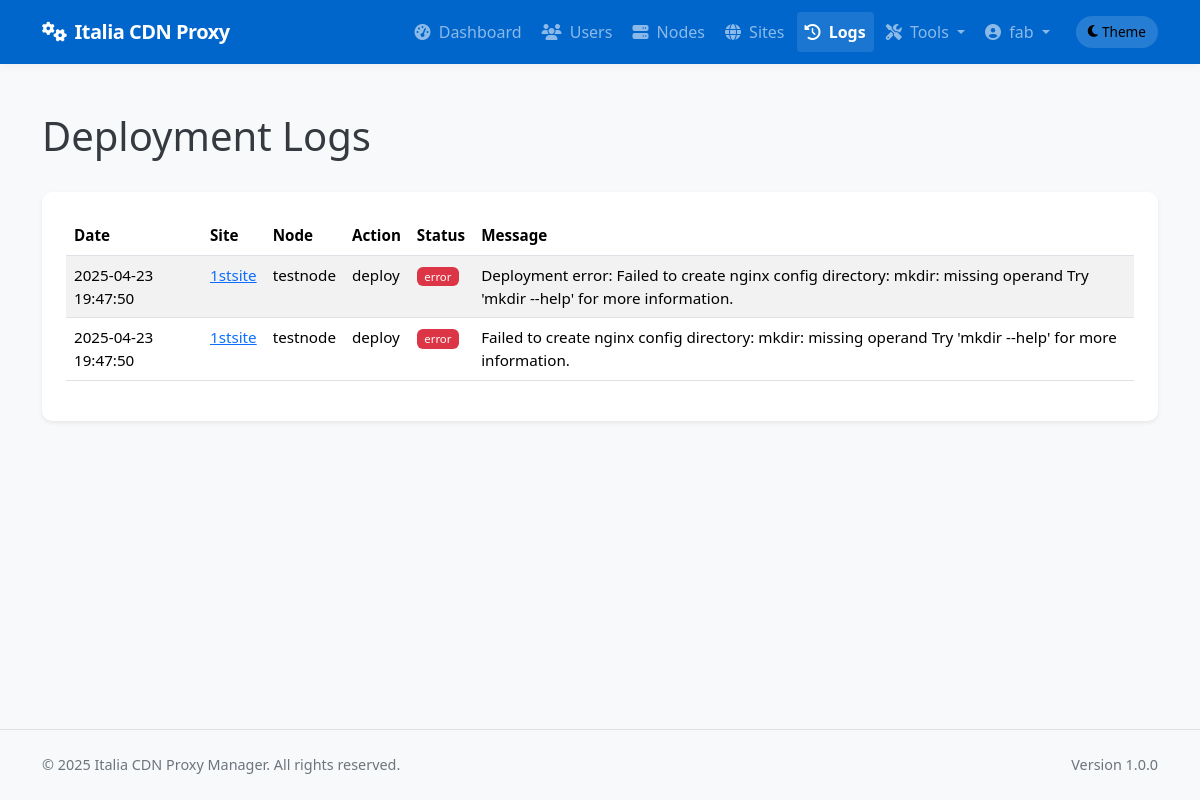
Before: /admin/logs (signed in) with the older database file.
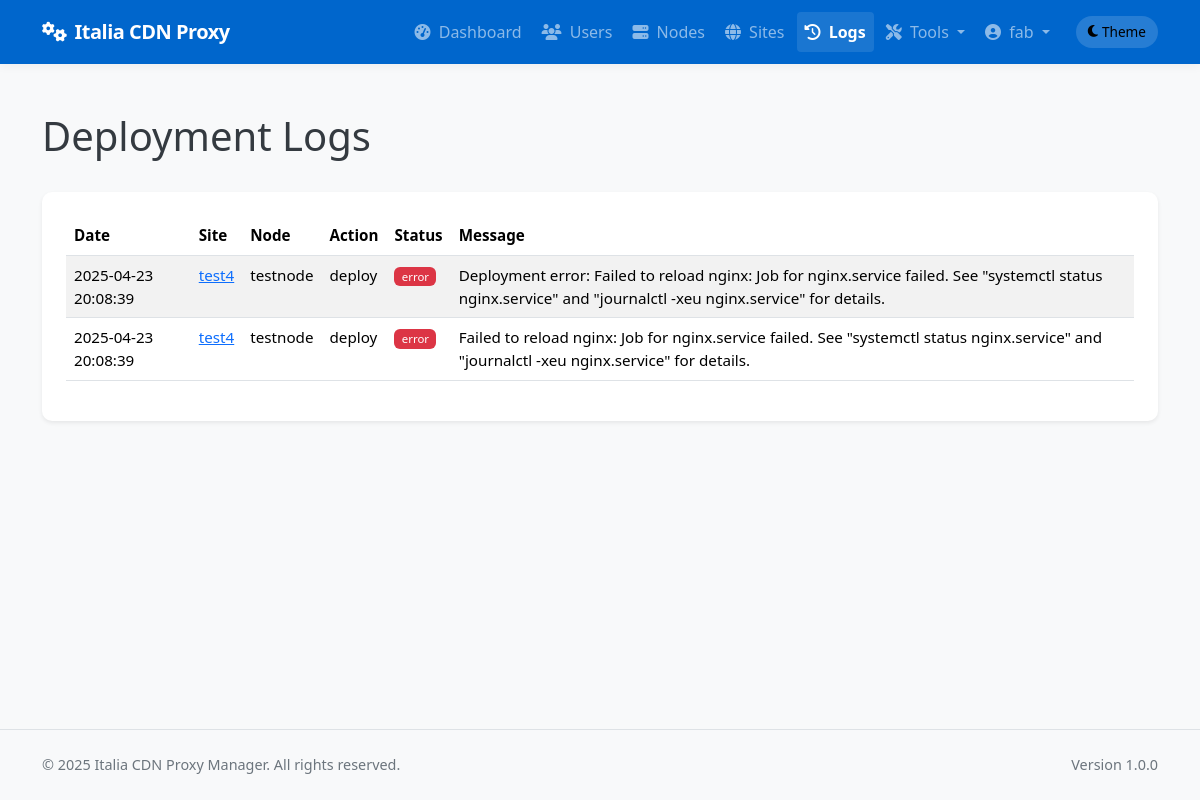
After: the same page with the newer database file.
### app/models/models.py (models this page shows, shortened)
class DeploymentLog(db.Model):
    __tablename__ = 'deployment_logs'
    id = db.Column(db.Integer, primary_key=True)
    site_id = db.Column(db.Integer, db.ForeignKey('sites.id'), nullable=False)
    node_id = db.Column(db.Integer, db.ForeignKey('nodes.id'), nullable=False)
    user_id = db.Column(db.Integer, db.ForeignKey('users.id'), nullable=True)  # Who performed the action
    action = db.Column(db.String(64), nullable=False)  # deploy, update, remove, ssl_renew, discovery, rollback
    status = db.Column(db.String(20), nullable=False)  # success, error
    message = db.Column(db.Text, nullable=True)
    created_at = db.Column(db.DateTime, default=datetime.utcnow)
    site = db.relationship('Site', backref=db.backref('deployment_logs', lazy='dynamic'))
    node = db.relationship('Node', backref=db.backref('deployment_logs', lazy='dynamic'))
    user = db.relationship('User', backref=db.backref('deployment_logs', lazy='dynamic'))

class Site(db.Model):
    __tablename__ = 'sites'
    id = db.Column(db.Integer, primary_key=True)
    name = db.Column(db.String(64), nullable=False)
    domain = db.Column(db.String(255), unique=True, nullable=False)
    protocol = db.Column(db.String(10), nullable=False, default='https')  # http or https
    origin_protocol = db.Column(db.String(10), nullable=False, default='http')  # http or https for origin
    origin_address = db.Column(db.String(255), nullable=False)  # Backend server address
    origin_port = db.Column(db.Integer, nullable=False)
    user_id = db.Column(db.Integer, db.ForeignKey('users.id'), nullable=True)  # Allow null for discovered sites
    is_active = db.Column(db.Boolean, default=True)
    is_blocked = db.Column(db.Boolean, default=False)
    is_discovered = db.Column(db.Boolean, default=False)  # Whether this site was discovered from node
    use_waf = db.Column(db.Boolean, default=False)
    waf_rule_level = db.Column(db.String(10), default='basic')  # basic, medium, strict
    waf_custom_rules = db.Column(db.Text, nullable=True)  # Custom WAF rules
    waf_max_request_size = db.Column(db.Integer, default=1)  # Max request size in MB
    waf_request_timeout = db.Column(db.Integer, default=60)  # Request timeout in seconds
    waf_block_tor_exit_nodes = db.Column(db.Boolean, default=False)  # Block Tor exit nodes
    waf_rate_limiting_enabled = db.Column(db.Boolean, default=False)  # Enable rate limiting
    waf_rate_limiting_requests = db.Column(db.Integer, default=100)  # Requests per minute
    waf_rate_limiting_burst = db.Column(db.Integer, default=200)  # Burst requests
    force_https = db.Column(db.Boolean, default=True)  # New column to force HTTP to HTTPS redirect
    enable_cache = db.Column(db.Boolean, default=True)
    cache_time = db.Column(db.Integer, default=3600)  # Cache time in seconds, default 1 hour
    cache_static_time = db.Column(db.Integer, default=86400)  # Cache time for static assets in seconds, default 1 day
    custom_cache_rules = db.Column(db.Text, nullable=True)  # Custom cache rules in Nginx format
    cache_browser_time = db.Column(db.Integer, default=3600)  # Browser cache time in seconds, default 1 hour
    use_geoip = db.Column(db.Boolean, default=False)  # Whether to use GeoIP filtering
    geoip_mode = db.Column(db.String(10), default='blacklist')  # 'blacklist' or 'whitelist'
    geoip_countries = db.Column(db.Text, nullable=True)  # Comma-separated list of country codes
    geoip_level = db.Column(db.String(10), default='nginx')  # 'nginx' or 'iptables'
    created_at = db.Column(db.DateTime, default=datetime.utcnow)
    updated_at = db.Column(db.DateTime, default=datetime.utcnow, onupdate=datetime.utcnow)
    custom_config = db.Column(db.Text, nullable=True)  # Additional Nginx configuration
    site_nodes = db.relationship('SiteNode', backref='site', lazy='dynamic')
    ssl_certificates = db.relationship('SSLCertificate', backref='site', lazy='dynamic')
    config_versions = db.relationship('ConfigVersion', backref='site', lazy='dynamic')

class Node(db.Model):
    __tablename__ = 'nodes'
    id = db.Column(db.Integer, primary_key=True)
    name = db.Column(db.String(64), unique=True, nullable=False)
    ip_address = db.Column(db.String(45), nullable=False)  # IPv4 or IPv6
    ssh_port = db.Column(db.Integer, default=22)
    ssh_user = db.Column(db.String(64), nullable=False)
    ssh_key_path = db.Column(db.String(256), nullable=True)  # Path to SSH key file
    _ssh_password = db.Column('ssh_password', db.String(256), nullable=True)  # Encrypted password (if using password auth)
    is_active = db.Column(db.Boolean, default=True)
    is_discovered = db.Column(db.Boolean, default=False)  # Whether this node was discovered from YAML
    created_at = db.Column(db.DateTime, default=datetime.utcnow)
    updated_at = db.Column(db.DateTime, default=datetime.utcnow, onupdate=datetime.utcnow)
    nginx_config_path = db.Column(db.String(256), default='/etc/nginx/conf.d')
    nginx_reload_command = db.Column(db.String(256), default='sudo systemctl reload nginx')
    detected_nginx_path = db.Column(db.String(256), nullable=True)  # Store detected nginx path
    site_nodes = db.relationship('SiteNode', backref='node', lazy='dynamic')
    @property
    def ssh_password(self):
        """Decrypt password when accessed"""
        from cryptography.fernet import Fernet
        from flask import current_app
        if not self._ssh_password:
            return None
        try:
            key = current_app.config.get('PASSWORD_ENCRYPTION_KEY', 'fallback_key_for_development_only').encode()
            key = key.ljust(32)[:32]
            cipher = Fernet(Fernet.generate_key()) if len(key) < 32 else Fernet(key)
            decrypted = cipher.decrypt(self._ssh_password.encode())
            return decrypted.decode()
        except Exception as e:
            import logging
            logging.error(f"Error decrypting SSH password: {str(e)}")
            return None
    @ssh_password.setter
    def ssh_password(self, password):
        """Encrypt password when set"""
        if not password:
            self._ssh_password = None
            return
        from cryptography.fernet import Fernet
        from flask import current_app
        try:
            key = current_app.config.get('PASSWORD_ENCRYPTION_KEY', 'fallback_key_for_development_only').encode()
            key = key.ljust(32)[:32]
            cipher = Fernet(Fernet.generate_key()) if len(key) < 32 else Fernet(key)
            encrypted = cipher.encrypt(password.encode())
            self._ssh_password = encrypted.decode()
        except Exception as e:
            import logging
            logging.error(f"Error encrypting SSH password: {str(e)}")
            self._ssh_password = None

### app/controllers/admin.py (the view)
@admin.route('/logs')
@login_required
@admin_required
def deployment_logs():
    logs = DeploymentLog.query.order_by(DeploymentLog.created_at.desc()).all()
    return render_template('admin/logs.html', logs=logs)

### app/models/__init__.py (called while the page is built)
@login_manager.user_loader
def load_user(user_id):
    return User.query.get(int(user_id))

### app/models/models.py (called while the page is built)
    def is_admin(self):
        return self.role == 'admin'

### app/services/access_control.py (called while the page is built)
def admin_required(f):
    @wraps(f)
    def decorated_function(*args, **kwargs):
        if not current_user.is_admin():
            flash('You need admin privileges to access this page.', 'error')
            return abort(403)
        return f(*args, **kwargs)
    return decorated_function

### app/templates/admin/logs.html (shortened to what this page needs)
{% extends 'base.html' %}
{% block content %}
<div class="container py-4">
    <div class="d-flex justify-content-between align-items-center mb-4">
        <h1>Deployment Logs</h1>
    </div>
    <div class="card shadow-sm">
        <div class="card-body">
            {% if logs %}
                <div class="table-responsive">
                    <table class="table table-striped table-hover">
                        <thead>
                            <tr>
                                <th>Date</th>
                                <th>Site</th>
                                <th>Node</th>
                                <th>Action</th>
                                <th>Status</th>
                                <th>Message</th>
                            </tr>
                        </thead>
                        <tbody>
                            {% for log in logs %}
                            <tr>
                                <td>{{ log.created_at.strftime('%Y-%m-%d %H:%M:%S') }}</td>
                                <td>
                                    <a href="{{ url_for('admin.view_site', site_id=log.site_id) }}">
                                        {{ log.site.name }}
                                    </a>
                                </td>
                                <td>{{ log.node.name }}</td>
                                <td>{{ log.action }}</td>
                                <td>
                                    <span class="badge bg-{{ 'success' if log.status == 'success' else 'danger' }}">
                                        {{ log.status }}
                                    </span>
                                </td>
                                <td>{{ log.message }}</td>
                            </tr>
                            {% endfor %}
                        </tbody>
                    </table>
                </div>
            {% else %}
                <div class="alert alert-info">
                    No deployment logs found.
                </div>
            {% endif %}
        </div>
    </div>
</div>
{% endblock %}

Changed rows visible on the page:
changed DeploymentLog: created_at "2025-04-23 19:47:50" → "2025-04-23 20:08:39"; site.name "1stsite" → "test4"; message "Deployment error: Failed to create nginx config directory: mkdir: missing operand Try 'mkdir --help' for more information." → "Deployment error: Failed to reload nginx: Job for nginx.service failed. See \"systemctl status nginx.service\" and \"journalctl -xeu nginx.service\" for details."
changed DeploymentLog: created_at "2025-04-23 19:47:50" → "2025-04-23 20:08:39"; site.name "1stsite" → "test4"; message "Failed to create nginx config directory: mkdir: missing operand Try 'mkdir --help' for more information." → "Failed to reload nginx: Job for nginx.service failed. See \"systemctl status nginx.service\" and \"journalctl -xeu nginx.service\" for details."
